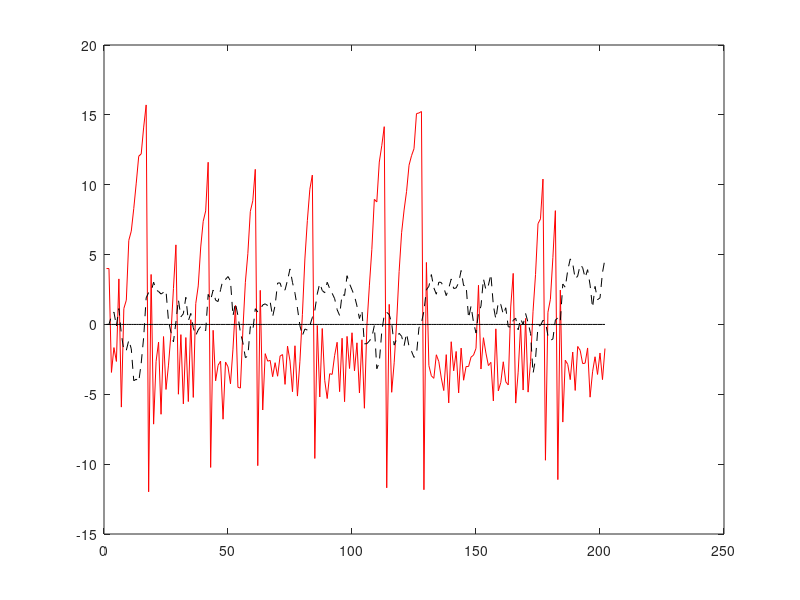

MATLAB code for this plot: (Note: this script raises an error after producing the figure.)
function generateTVARdata

T = 202;

omega1 = [0.5 0.2;0.2 1];
e1 = (chol(omega1)'*randn(2,T))';

omega2 = [2 0.2;0.2 1];
e2 = (chol(omega2)'*randn(2,T))';


c       = 0; % treshold
d       = 1; % delay
nlag    = 2; 
nvar    = 2; 

y = deal(zeros(T,2)');

a1 = [4;0];
b1 = [0.5 -0.1 0.3 0;0 0.9 0.01 -0.1];
a2 = [-4;0];
b2 = [-0.5 -0.1 0 0;0 0.9 0 0];

%% Generate stationary thresold
y(1,1:2) = 4;

for t = 3:T    
   if t-d > 0 
       if y(2,t-d) < c
            y(:,t) = a1 + b1(:,1:2)*y(:,t-1) + b1(:,3:4)*y(:,t-2) + e1(t,:)';       
       else
            y(:,t) = a2 + b2(:,1:2)*y(:,t-1) + b2(:,3:4)*y(:,t-2) + e2(t,:)';                     
       end
   else
       y(:,t) = a1 + b1(:,1:2)*y(:,t-1) + b1(:,3:4)*y(:,t-2) + e1(t,:)';
   end;
end

y = y';

%%
figure
plot(y(:,1),'r')
hold on
plot(y(:,2),'k--')
plot(repmat(c,[T 1]),'k')

%% Generate Tsdata object 
dates   = csttt(1980,1,T,4);
d       = [];
for i = 1:2

    data        = y(:,i);
    mnemonic    = ['y' num2str(i)];
    freq        = 'q';    
    
    d           = cat(2, d, Tsdata(dates, data, freq, mnemonic));
    d(end).number = i;        
end;

% Save the data 
save(fullfile(proforStartup.pfRootHelpData,'tvarData.mat'),'b1','b2','a1','a2','omega1','omega2','nlag','nvar','d')